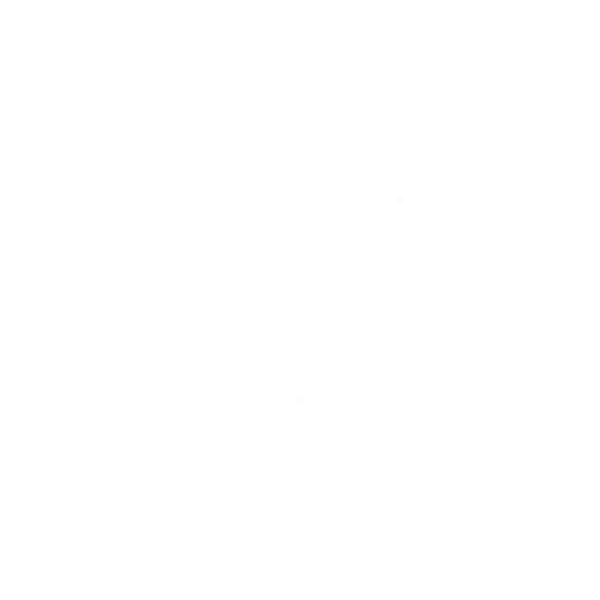
Frame 1 (no input)
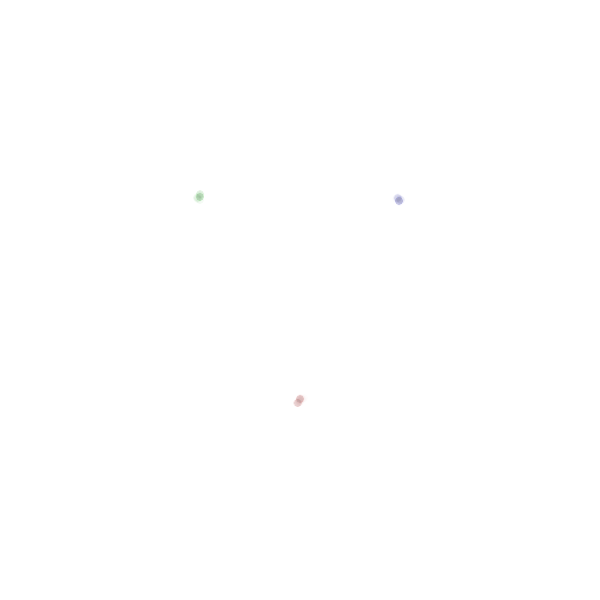
Frame 60 (the mouse pressed at the canvas centre just before this capture)
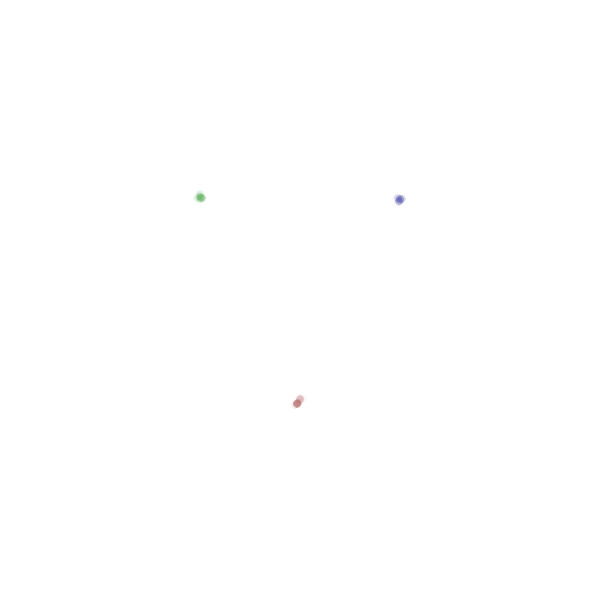
Frame 120 (the mouse held since frame 60 and released just before this capture)

The Processing sketch that drew these frames (run headless with seeded random() and noise(); from frame 60 on, the mouse is pressed at the canvas centre):

// Processing sketch: processing_118236
// ── processing_118236.pde

int x=200;
int y=200;
int x2=400;
float y2=200;
int x3=300;
int y3=400;
float t1 = 0;
float t2 = 1;
float t3 = .5;
void setup(){
  size(600,600);
  background(255);
  noStroke();
  //noFill();
  strokeWeight(.5);
  frameRate(900);
}
void draw(){
  t1+=.1;
  t2+=.1;
  t3+=.1;
  fill(0,100,0,2);
  //stroke(0,255,0,30);
  dot();
  fill(0,0,100,2);
  //stroke(0,0,255,30);
  dot2();
  fill(100,0,0,2);
  //stroke(255,0,0,30);
  dot3();
}
  
  
void dot(){
  ellipse(x,y,8,8);
  x += int(random(-1,1)*noise(t1)*3);
  //x+=1;
 y += int(random(-1,1)*noise(t1)*3); 
 //y+=6;
 if(x>width||x<0){
 x=200;
 y=200;
 }
 if(y>height||y<0){
   y=200;
   x=200;
 }
}
void dot2(){
  ellipse(x2,y2,8,8);
  x2 += int(random(-1,1)*noise(t2)*3);
  //x+=1;
 y2 += int(random(-1,1)*noise(t2)*3); 
 //y+=6;
 if(x2>width||x2<0){
 x2=400;
 y2=200;
 }
 if(y2>height||y2<0){
   y2=200;
   x2=400;
 }
}
void dot3(){
 ellipse(x3,y3,8,8);
 x3 += int(random(-1,1)*noise(t3)*3);
 y3 += int(random(-1,1)*noise(t3)*3); 
 if(x3>width||x3<0){
 x3=300;
 y3=400;
 }
 if(y3>height||y3<0){
   y3=400;
   x3=300;
 }
}
